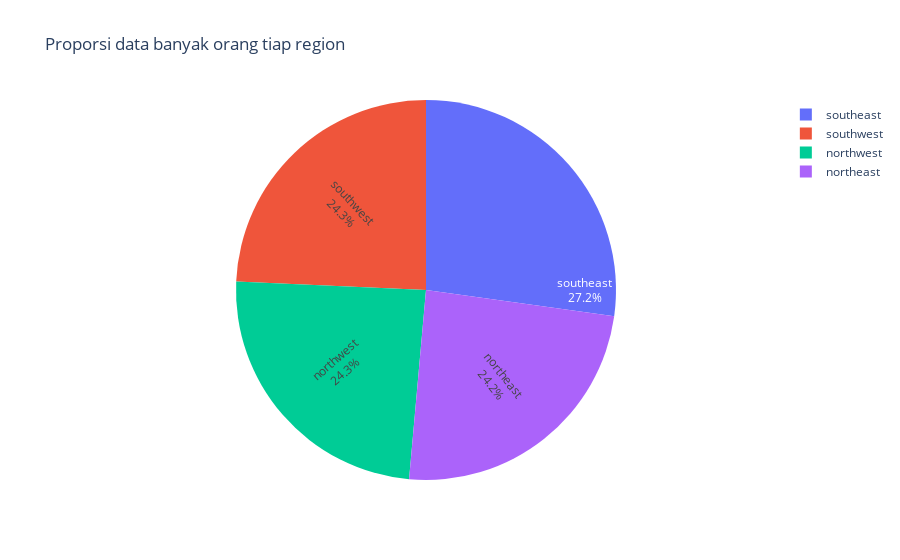

Write notebook code for a chart like this one.
### Code cell
import plotly.graph_objects as go
fig = go.Figure(data=[go.Pie(labels=reg_prop.index, values=reg_prop['Propotion %'], textinfo='label+percent',
                             insidetextorientation='radial'
                            )])
fig.update_layout(title='Proporsi data banyak orang tiap region')
fig.show()

### Figure 1 — Plotly figure (JSON) as saved in the notebook; plotly's stock layout.template omitted (floating-point values rounded to 4 significant figures)
{"data": [{"insidetextorientation": "radial", "labels": ["southeast", "southwest", "northwest", "northeast"], "textinfo": "label+percent", "type": "pie", "values": [27.2, 24.29, 24.29, 24.22]}], "layout": {"title": {"text": "Proporsi data banyak orang tiap region"}}}
